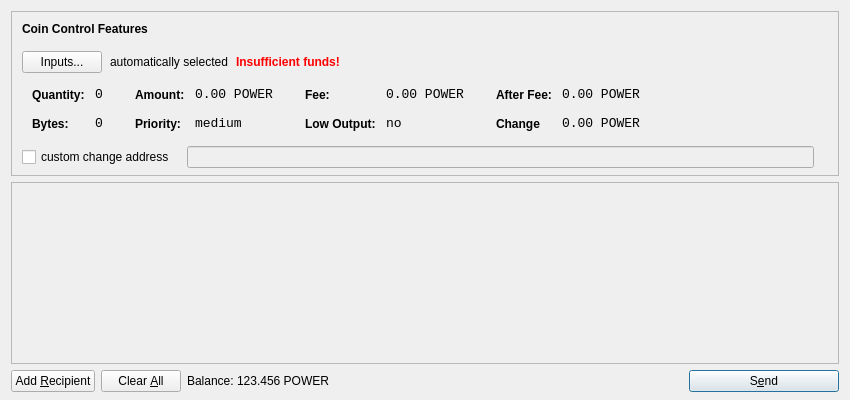
<?xml version="1.0" encoding="UTF-8"?>
<ui version="4.0">
 <class>SendCoinsDialog</class>
 <widget class="QDialog" name="SendCoinsDialog">
  <property name="geometry">
   <rect>
    <x>0</x>
    <y>0</y>
    <width>850</width>
    <height>400</height>
   </rect>
  </property>
  <property name="windowTitle">
   <string>Send Coins</string>
  </property>
  <layout class="QVBoxLayout" name="verticalLayout" stretch="0,1,0">
   <property name="bottomMargin">
    <number>8</number>
   </property>
   <item>
    <widget class="QFrame" name="frameCoinControl">
     <property name="sizePolicy">
      <sizepolicy hsizetype="Expanding" vsizetype="Expanding">
       <horstretch>0</horstretch>
       <verstretch>0</verstretch>
      </sizepolicy>
     </property>
     <property name="maximumSize">
      <size>
       <width>16777215</width>
       <height>16777215</height>
      </size>
     </property>
     <property name="frameShape">
      <enum>QFrame::StyledPanel</enum>
     </property>
     <property name="frameShadow">
      <enum>QFrame::Sunken</enum>
     </property>
     <layout class="QVBoxLayout" name="verticalLayoutCoinControl2">
      <property name="spacing">
       <number>-1</number>
      </property>
      <property name="leftMargin">
       <number>0</number>
      </property>
      <property name="topMargin">
       <number>0</number>
      </property>
      <property name="rightMargin">
       <number>0</number>
      </property>
      <property name="bottomMargin">
       <number>6</number>
      </property>
      <item>
       <layout class="QVBoxLayout" name="verticalLayoutCoinControl" stretch="0,0,0,0,1">
        <property name="spacing">
         <number>0</number>
        </property>
        <property name="leftMargin">
         <number>10</number>
        </property>
        <property name="topMargin">
         <number>10</number>
        </property>
        <item>
         <layout class="QHBoxLayout" name="horizontalLayoutCoinControl1">
          <property name="bottomMargin">
           <number>15</number>
          </property>
          <item>
           <widget class="QLabel" name="labelCoinControlFeatures">
            <property name="sizePolicy">
             <sizepolicy hsizetype="Preferred" vsizetype="Maximum">
              <horstretch>0</horstretch>
              <verstretch>0</verstretch>
             </sizepolicy>
            </property>
            <property name="font">
             <font>
              <weight>75</weight>
              <bold>true</bold>
             </font>
            </property>
            <property name="styleSheet">
             <string notr="true">font-weight:bold;</string>
            </property>
            <property name="text">
             <string>Coin Control Features</string>
            </property>
           </widget>
          </item>
         </layout>
        </item>
        <item>
         <layout class="QHBoxLayout" name="horizontalLayoutCoinControl2" stretch="0,0,0,0">
          <property name="spacing">
           <number>8</number>
          </property>
          <property name="bottomMargin">
           <number>10</number>
          </property>
          <item>
           <widget class="QPushButton" name="pushButtonCoinControl">
            <property name="styleSheet">
             <string notr="true"/>
            </property>
            <property name="text">
             <string>Inputs...</string>
            </property>
           </widget>
          </item>
          <item>
           <widget class="QLabel" name="labelCoinControlAutomaticallySelected">
            <property name="text">
             <string>automatically selected</string>
            </property>
            <property name="margin">
             <number>5</number>
            </property>
           </widget>
          </item>
          <item>
           <widget class="QLabel" name="labelCoinControlInsuffFunds">
            <property name="font">
             <font>
              <weight>75</weight>
              <bold>true</bold>
             </font>
            </property>
            <property name="styleSheet">
             <string notr="true">color:red;font-weight:bold;</string>
            </property>
            <property name="text">
             <string>Insufficient funds!</string>
            </property>
            <property name="margin">
             <number>5</number>
            </property>
           </widget>
          </item>
          <item>
           <spacer name="horizontalSpacerCoinControl">
            <property name="orientation">
             <enum>Qt::Horizontal</enum>
            </property>
            <property name="sizeHint" stdset="0">
             <size>
              <width>40</width>
              <height>1</height>
             </size>
            </property>
           </spacer>
          </item>
         </layout>
        </item>
        <item>
         <widget class="QWidget" name="widgetCoinControl" native="true">
          <property name="sizePolicy">
           <sizepolicy hsizetype="Preferred" vsizetype="Preferred">
            <horstretch>0</horstretch>
            <verstretch>0</verstretch>
           </sizepolicy>
          </property>
          <property name="minimumSize">
           <size>
            <width>0</width>
            <height>0</height>
           </size>
          </property>
          <property name="styleSheet">
           <string notr="true"/>
          </property>
          <layout class="QHBoxLayout" name="horizontalLayoutCoinControl5">
           <property name="margin">
            <number>0</number>
           </property>
           <item>
            <layout class="QHBoxLayout" name="horizontalLayoutCoinControl3" stretch="0,0,0,1">
             <property name="spacing">
              <number>20</number>
             </property>
             <property name="topMargin">
              <number>0</number>
             </property>
             <property name="bottomMargin">
              <number>10</number>
             </property>
             <item>
              <layout class="QFormLayout" name="formLayoutCoinControl1">
               <property name="horizontalSpacing">
                <number>10</number>
               </property>
               <property name="verticalSpacing">
                <number>14</number>
               </property>
               <property name="leftMargin">
                <number>10</number>
               </property>
               <property name="topMargin">
                <number>4</number>
               </property>
               <property name="rightMargin">
                <number>6</number>
               </property>
               <item row="0" column="0">
                <widget class="QLabel" name="labelCoinControlQuantityText">
                 <property name="styleSheet">
                  <string notr="true">font-weight:bold;</string>
                 </property>
                 <property name="text">
                  <string>Quantity:</string>
                 </property>
                 <property name="margin">
                  <number>0</number>
                 </property>
                </widget>
               </item>
               <item row="0" column="1">
                <widget class="QLabel" name="labelCoinControlQuantity">
                 <property name="font">
                  <font>
                   <family>Monospace</family>
                   <pointsize>10</pointsize>
                  </font>
                 </property>
                 <property name="cursor">
                  <cursorShape>IBeamCursor</cursorShape>
                 </property>
                 <property name="contextMenuPolicy">
                  <enum>Qt::ActionsContextMenu</enum>
                 </property>
                 <property name="text">
                  <string>0</string>
                 </property>
                 <property name="margin">
                  <number>0</number>
                 </property>
                 <property name="textInteractionFlags">
                  <set>Qt::LinksAccessibleByMouse|Qt::TextSelectableByKeyboard|Qt::TextSelectableByMouse</set>
                 </property>
                </widget>
               </item>
               <item row="1" column="0">
                <widget class="QLabel" name="labelCoinControlBytesText">
                 <property name="styleSheet">
                  <string notr="true">font-weight:bold;</string>
                 </property>
                 <property name="text">
                  <string>Bytes:</string>
                 </property>
                </widget>
               </item>
               <item row="1" column="1">
                <widget class="QLabel" name="labelCoinControlBytes">
                 <property name="font">
                  <font>
                   <family>Monospace</family>
                   <pointsize>10</pointsize>
                  </font>
                 </property>
                 <property name="cursor">
                  <cursorShape>IBeamCursor</cursorShape>
                 </property>
                 <property name="contextMenuPolicy">
                  <enum>Qt::ActionsContextMenu</enum>
                 </property>
                 <property name="text">
                  <string>0</string>
                 </property>
                 <property name="textInteractionFlags">
                  <set>Qt::LinksAccessibleByMouse|Qt::TextSelectableByKeyboard|Qt::TextSelectableByMouse</set>
                 </property>
                </widget>
               </item>
              </layout>
             </item>
             <item>
              <layout class="QFormLayout" name="formLayoutCoinControl2">
               <property name="horizontalSpacing">
                <number>10</number>
               </property>
               <property name="verticalSpacing">
                <number>14</number>
               </property>
               <property name="leftMargin">
                <number>6</number>
               </property>
               <property name="topMargin">
                <number>4</number>
               </property>
               <property name="rightMargin">
                <number>6</number>
               </property>
               <item row="0" column="0">
                <widget class="QLabel" name="labelCoinControlAmountText">
                 <property name="styleSheet">
                  <string notr="true">font-weight:bold;</string>
                 </property>
                 <property name="text">
                  <string>Amount:</string>
                 </property>
                 <property name="margin">
                  <number>0</number>
                 </property>
                </widget>
               </item>
               <item row="0" column="1">
                <widget class="QLabel" name="labelCoinControlAmount">
                 <property name="font">
                  <font>
                   <family>Monospace</family>
                   <pointsize>10</pointsize>
                  </font>
                 </property>
                 <property name="cursor">
                  <cursorShape>IBeamCursor</cursorShape>
                 </property>
                 <property name="contextMenuPolicy">
                  <enum>Qt::ActionsContextMenu</enum>
                 </property>
                 <property name="text">
                  <string>0.00 POWER</string>
                 </property>
                 <property name="textInteractionFlags">
                  <set>Qt::LinksAccessibleByMouse|Qt::TextSelectableByKeyboard|Qt::TextSelectableByMouse</set>
                 </property>
                </widget>
               </item>
               <item row="1" column="0">
                <widget class="QLabel" name="labelCoinControlPriorityText">
                 <property name="styleSheet">
                  <string notr="true">font-weight:bold;</string>
                 </property>
                 <property name="text">
                  <string>Priority:</string>
                 </property>
                </widget>
               </item>
               <item row="1" column="1">
                <widget class="QLabel" name="labelCoinControlPriority">
                 <property name="font">
                  <font>
                   <family>Monospace</family>
                   <pointsize>10</pointsize>
                  </font>
                 </property>
                 <property name="cursor">
                  <cursorShape>IBeamCursor</cursorShape>
                 </property>
                 <property name="contextMenuPolicy">
                  <enum>Qt::ActionsContextMenu</enum>
                 </property>
                 <property name="text">
                  <string>medium</string>
                 </property>
                 <property name="textInteractionFlags">
                  <set>Qt::LinksAccessibleByMouse|Qt::TextSelectableByKeyboard|Qt::TextSelectableByMouse</set>
                 </property>
                </widget>
               </item>
              </layout>
             </item>
             <item>
              <layout class="QFormLayout" name="formLayoutCoinControl3">
               <property name="horizontalSpacing">
                <number>10</number>
               </property>
               <property name="verticalSpacing">
                <number>14</number>
               </property>
               <property name="leftMargin">
                <number>6</number>
               </property>
               <property name="topMargin">
                <number>4</number>
               </property>
               <property name="rightMargin">
                <number>6</number>
               </property>
               <item row="0" column="0">
                <widget class="QLabel" name="labelCoinControlFeeText">
                 <property name="styleSheet">
                  <string notr="true">font-weight:bold;</string>
                 </property>
                 <property name="text">
                  <string>Fee:</string>
                 </property>
                 <property name="margin">
                  <number>0</number>
                 </property>
                </widget>
               </item>
               <item row="0" column="1">
                <widget class="QLabel" name="labelCoinControlFee">
                 <property name="font">
                  <font>
                   <family>Monospace</family>
                   <pointsize>10</pointsize>
                  </font>
                 </property>
                 <property name="cursor">
                  <cursorShape>IBeamCursor</cursorShape>
                 </property>
                 <property name="contextMenuPolicy">
                  <enum>Qt::ActionsContextMenu</enum>
                 </property>
                 <property name="text">
                  <string>0.00 POWER</string>
                 </property>
                 <property name="textInteractionFlags">
                  <set>Qt::LinksAccessibleByMouse|Qt::TextSelectableByKeyboard|Qt::TextSelectableByMouse</set>
                 </property>
                </widget>
               </item>
               <item row="1" column="0">
                <widget class="QLabel" name="labelCoinControlLowOutputText">
                 <property name="styleSheet">
                  <string notr="true">font-weight:bold;</string>
                 </property>
                 <property name="text">
                  <string>Low Output:</string>
                 </property>
                </widget>
               </item>
               <item row="1" column="1">
                <widget class="QLabel" name="labelCoinControlLowOutput">
                 <property name="font">
                  <font>
                   <family>Monospace</family>
                   <pointsize>10</pointsize>
                  </font>
                 </property>
                 <property name="cursor">
                  <cursorShape>IBeamCursor</cursorShape>
                 </property>
                 <property name="contextMenuPolicy">
                  <enum>Qt::ActionsContextMenu</enum>
                 </property>
                 <property name="text">
                  <string>no</string>
                 </property>
                 <property name="textInteractionFlags">
                  <set>Qt::LinksAccessibleByMouse|Qt::TextSelectableByKeyboard|Qt::TextSelectableByMouse</set>
                 </property>
                </widget>
               </item>
              </layout>
             </item>
             <item>
              <layout class="QFormLayout" name="formLayoutCoinControl4">
               <property name="horizontalSpacing">
                <number>10</number>
               </property>
               <property name="verticalSpacing">
                <number>14</number>
               </property>
               <property name="leftMargin">
                <number>6</number>
               </property>
               <property name="topMargin">
                <number>4</number>
               </property>
               <property name="rightMargin">
                <number>6</number>
               </property>
               <item row="0" column="0">
                <widget class="QLabel" name="labelCoinControlAfterFeeText">
                 <property name="styleSheet">
                  <string notr="true">font-weight:bold;</string>
                 </property>
                 <property name="text">
                  <string>After Fee:</string>
                 </property>
                 <property name="margin">
                  <number>0</number>
                 </property>
                </widget>
               </item>
               <item row="0" column="1">
                <widget class="QLabel" name="labelCoinControlAfterFee">
                 <property name="font">
                  <font>
                   <family>Monospace</family>
                   <pointsize>10</pointsize>
                  </font>
                 </property>
                 <property name="cursor">
                  <cursorShape>IBeamCursor</cursorShape>
                 </property>
                 <property name="contextMenuPolicy">
                  <enum>Qt::ActionsContextMenu</enum>
                 </property>
                 <property name="text">
                  <string>0.00 POWER</string>
                 </property>
                 <property name="textInteractionFlags">
                  <set>Qt::LinksAccessibleByMouse|Qt::TextSelectableByKeyboard|Qt::TextSelectableByMouse</set>
                 </property>
                </widget>
               </item>
               <item row="1" column="0">
                <widget class="QLabel" name="labelCoinControlChangeText">
                 <property name="styleSheet">
                  <string notr="true">font-weight:bold;</string>
                 </property>
                 <property name="text">
                  <string>Change</string>
                 </property>
                </widget>
               </item>
               <item row="1" column="1">
                <widget class="QLabel" name="labelCoinControlChange">
                 <property name="font">
                  <font>
                   <family>Monospace</family>
                   <pointsize>10</pointsize>
                  </font>
                 </property>
                 <property name="cursor">
                  <cursorShape>IBeamCursor</cursorShape>
                 </property>
                 <property name="contextMenuPolicy">
                  <enum>Qt::ActionsContextMenu</enum>
                 </property>
                 <property name="text">
                  <string>0.00 POWER</string>
                 </property>
                 <property name="textInteractionFlags">
                  <set>Qt::LinksAccessibleByMouse|Qt::TextSelectableByKeyboard|Qt::TextSelectableByMouse</set>
                 </property>
                </widget>
               </item>
              </layout>
             </item>
            </layout>
           </item>
          </layout>
         </widget>
        </item>
        <item>
         <layout class="QHBoxLayout" name="horizontalLayoutCoinControl4" stretch="0,0,0">
          <property name="spacing">
           <number>12</number>
          </property>
          <property name="sizeConstraint">
           <enum>QLayout::SetDefaultConstraint</enum>
          </property>
          <property name="topMargin">
           <number>5</number>
          </property>
          <property name="rightMargin">
           <number>5</number>
          </property>
          <item>
           <widget class="QCheckBox" name="checkBoxCoinControlChange">
            <property name="text">
             <string>custom change address</string>
            </property>
           </widget>
          </item>
          <item>
           <widget class="QLineEdit" name="lineEditCoinControlChange">
            <property name="enabled">
             <bool>false</bool>
            </property>
            <property name="sizePolicy">
             <sizepolicy hsizetype="Expanding" vsizetype="Fixed">
              <horstretch>0</horstretch>
              <verstretch>0</verstretch>
             </sizepolicy>
            </property>
           </widget>
          </item>
          <item>
           <widget class="QLabel" name="labelCoinControlChangeLabel">
            <property name="sizePolicy">
             <sizepolicy hsizetype="Preferred" vsizetype="Expanding">
              <horstretch>0</horstretch>
              <verstretch>0</verstretch>
             </sizepolicy>
            </property>
            <property name="minimumSize">
             <size>
              <width>0</width>
              <height>0</height>
             </size>
            </property>
            <property name="text">
             <string/>
            </property>
            <property name="margin">
             <number>3</number>
            </property>
           </widget>
          </item>
         </layout>
        </item>
        <item>
         <spacer name="verticalSpacerCoinControl">
          <property name="orientation">
           <enum>Qt::Vertical</enum>
          </property>
          <property name="sizeHint" stdset="0">
           <size>
            <width>800</width>
            <height>1</height>
           </size>
          </property>
         </spacer>
        </item>
       </layout>
      </item>
     </layout>
    </widget>
   </item>
   <item>
    <widget class="QScrollArea" name="scrollArea">
     <property name="widgetResizable">
      <bool>true</bool>
     </property>
     <widget class="QWidget" name="scrollAreaWidgetContents">
      <property name="geometry">
       <rect>
        <x>0</x>
        <y>0</y>
        <width>830</width>
        <height>165</height>
       </rect>
      </property>
      <layout class="QVBoxLayout" name="verticalLayout_2">
       <property name="margin">
        <number>0</number>
       </property>
       <item>
        <layout class="QVBoxLayout" name="entries">
         <property name="spacing">
          <number>6</number>
         </property>
        </layout>
       </item>
       <item>
        <spacer name="verticalSpacer">
         <property name="orientation">
          <enum>Qt::Vertical</enum>
         </property>
         <property name="sizeHint" stdset="0">
          <size>
           <width>20</width>
           <height>40</height>
          </size>
         </property>
        </spacer>
       </item>
      </layout>
     </widget>
    </widget>
   </item>
   <item>
    <layout class="QHBoxLayout" name="horizontalLayout">
     <item>
      <widget class="QPushButton" name="addButton">
       <property name="toolTip">
        <string>Send to multiple recipients at once</string>
       </property>
       <property name="text">
        <string>Add &amp;Recipient</string>
       </property>
       <property name="icon">
        <iconset resource="../bitcoin.qrc">
         <normaloff>:/icons/add</normaloff>:/icons/add</iconset>
       </property>
       <property name="autoDefault">
        <bool>false</bool>
       </property>
      </widget>
     </item>
     <item>
      <widget class="QPushButton" name="clearButton">
       <property name="sizePolicy">
        <sizepolicy hsizetype="Minimum" vsizetype="Fixed">
         <horstretch>0</horstretch>
         <verstretch>0</verstretch>
        </sizepolicy>
       </property>
       <property name="toolTip">
        <string>Remove all transaction fields</string>
       </property>
       <property name="text">
        <string>Clear &amp;All</string>
       </property>
       <property name="icon">
        <iconset resource="../bitcoin.qrc">
         <normaloff>:/icons/remove</normaloff>:/icons/remove</iconset>
       </property>
       <property name="autoRepeatDelay">
        <number>300</number>
       </property>
       <property name="autoDefault">
        <bool>false</bool>
       </property>
      </widget>
     </item>
     <item>
      <layout class="QHBoxLayout" name="horizontalLayout_2">
       <property name="spacing">
        <number>3</number>
       </property>
       <item>
        <widget class="QLabel" name="label">
         <property name="sizePolicy">
          <sizepolicy hsizetype="Preferred" vsizetype="Fixed">
           <horstretch>0</horstretch>
           <verstretch>0</verstretch>
          </sizepolicy>
         </property>
         <property name="text">
          <string>Balance:</string>
         </property>
        </widget>
       </item>
       <item>
        <widget class="QLabel" name="labelBalance">
         <property name="sizePolicy">
          <sizepolicy hsizetype="Preferred" vsizetype="Fixed">
           <horstretch>0</horstretch>
           <verstretch>0</verstretch>
          </sizepolicy>
         </property>
         <property name="cursor">
          <cursorShape>IBeamCursor</cursorShape>
         </property>
         <property name="text">
          <string>123.456 POWER</string>
         </property>
         <property name="textInteractionFlags">
          <set>Qt::LinksAccessibleByMouse|Qt::TextSelectableByKeyboard|Qt::TextSelectableByMouse</set>
         </property>
        </widget>
       </item>
      </layout>
     </item>
     <item>
      <spacer name="horizontalSpacer">
       <property name="orientation">
        <enum>Qt::Horizontal</enum>
       </property>
       <property name="sizeHint" stdset="0">
        <size>
         <width>40</width>
         <height>20</height>
        </size>
       </property>
      </spacer>
     </item>
     <item>
      <widget class="QPushButton" name="sendButton">
       <property name="minimumSize">
        <size>
         <width>150</width>
         <height>0</height>
        </size>
       </property>
       <property name="toolTip">
        <string>Confirm the send action</string>
       </property>
       <property name="text">
        <string>S&amp;end</string>
       </property>
       <property name="icon">
        <iconset resource="../bitcoin.qrc">
         <normaloff>:/icons/send</normaloff>:/icons/send</iconset>
       </property>
       <property name="default">
        <bool>true</bool>
       </property>
      </widget>
     </item>
    </layout>
   </item>
  </layout>
 </widget>
 <resources>
  <include location="../bitcoin.qrc"/>
 </resources>
 <connections/>
</ui>
